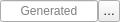
<?xml version="1.0" encoding="UTF-8"?>
<ui version="4.0">
 <class>AuthConfigIdEdit</class>
 <widget class="QWidget" name="AuthConfigIdEdit">
  <property name="geometry">
   <rect>
    <x>0</x>
    <y>0</y>
    <width>120</width>
    <height>22</height>
   </rect>
  </property>
  <property name="sizePolicy">
   <sizepolicy hsizetype="Maximum" vsizetype="Maximum">
    <horstretch>0</horstretch>
    <verstretch>0</verstretch>
   </sizepolicy>
  </property>
  <property name="maximumSize">
   <size>
    <width>120</width>
    <height>16777215</height>
   </size>
  </property>
  <property name="windowTitle">
   <string notr="true">Form</string>
  </property>
  <layout class="QHBoxLayout" name="horizontalLayout">
   <property name="spacing">
    <number>0</number>
   </property>
   <property name="margin">
    <number>0</number>
   </property>
   <item>
    <widget class="QLineEdit" name="leAuthCfg">
     <property name="minimumSize">
      <size>
       <width>80</width>
       <height>0</height>
      </size>
     </property>
     <property name="alignment">
      <set>Qt::AlignCenter</set>
     </property>
     <property name="placeholderText">
      <string>Generated</string>
     </property>
    </widget>
   </item>
   <item>
    <widget class="QToolButton" name="btnLock">
     <property name="maximumSize">
      <size>
       <width>22</width>
       <height>22</height>
      </size>
     </property>
     <property name="toolTip">
      <string>&lt;html&gt;&lt;head/&gt;&lt;body&gt;&lt;p&gt;Unlock to edit the ID&lt;/p&gt;&lt;p&gt;&lt;span style=&quot; font-style:italic;&quot;&gt;7-character alphanumeric only&lt;/span&gt;&lt;/p&gt;&lt;p&gt;&lt;span style=&quot; font-weight:600; color:#a80b0a;&quot;&gt;Editing may break things!&lt;/span&gt;&lt;/p&gt;&lt;/body&gt;&lt;/html&gt;</string>
     </property>
     <property name="text">
      <string>…</string>
     </property>
     <property name="checkable">
      <bool>true</bool>
     </property>
    </widget>
   </item>
  </layout>
 </widget>
 <connections/>
</ui>
